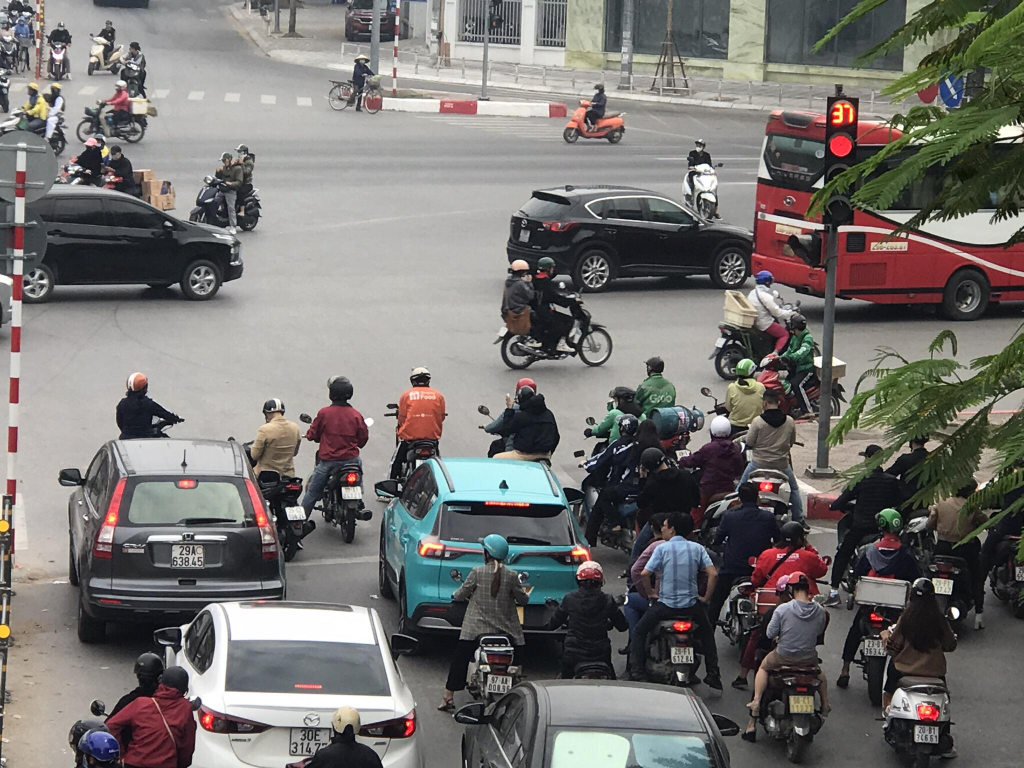
#> input picture Traffic-Light-Detection-And-Color-Recognition-master/test_images/img_1.jpg, 2048 x 1536 px (shown at 1/2 size)
$ python -i main.py   (imports and definitions only)
#> lines starting #> are read from the running program, lines starting #| are printed output that depends on the picture; after the words box and inside, x2 and y2 are one past the last pixel; in counts of white or black regions, pixels touching at a corner belong together

##### Author - Nilesh Chopda

##### Project - Traffic Light Detection and Color Recognition using Tensorflow Object Detection API


### Import Important Libraries

import numpy as np
import os
import six.moves.urllib as urllib
import tarfile
import tensorflow as tf
from matplotlib import pyplot as plt
from PIL import Image
from os import path
from utils import label_map_util
from utils import visualization_utils as vis_util
import time
import cv2


### Function To Detect Red and Yellow Color
# Here,we are detecting only Red and Yellow colors for the traffic lights as we need to stop the car when it detects these colors.

def detect_red_and_yellow(img, Threshold=0.01):
    """
    detect red and yellow
    :param img:
    :param Threshold:
    :return:
    """
#> called with Threshold = 0.01

    desired_dim = (30, 90)  # width, height
    img = cv2.resize(np.array(img), desired_dim, interpolation=cv2.INTER_LINEAR)
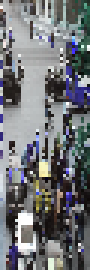
#> img: shape (90, 30, 3) (shown 3 times larger); mean of channels 0, 1, 2 119.2, 115.8, 113.7; drawn as B, G, R
    img_hsv = cv2.cvtColor(img, cv2.COLOR_RGB2HSV)
#> img_hsv: shape (90, 30, 3); mean H, S, V 67.2, 37.6, 123.8

    # lower mask (0-10)
    lower_red = np.array([0, 70, 50])
    upper_red = np.array([10, 255, 255])
    mask0 = cv2.inRange(img_hsv, lower_red, upper_red)
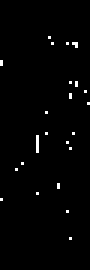
#> mask0: shape (90, 30) (shown 3 times larger); 1.3% white in thin lines or dots, all inside (x1, y1, x2, y2) = (0, 12, 30, 80)

    # upper mask (170-180)
    lower_red1 = np.array([170, 70, 50])
    upper_red1 = np.array([180, 255, 255])
    mask1 = cv2.inRange(img_hsv, lower_red1, upper_red1)
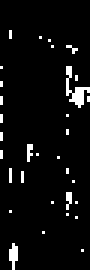
#> mask1: shape (90, 30) (shown 3 times larger); 4.8% white in thin lines or dots, all inside (x1, y1, x2, y2) = (0, 10, 30, 90)

    # defining the Range of yellow color
    lower_yellow = np.array([21, 39, 64])
    upper_yellow = np.array([40, 255, 255])
    mask2 = cv2.inRange(img_hsv, lower_yellow, upper_yellow)
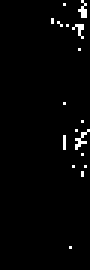
#> mask2: shape (90, 30) (shown 3 times larger); 1.9% white in thin lines or dots, all inside (x1, y1, x2, y2) = (17, 0, 30, 83)

    # red pixels' mask
    mask = mask0 + mask1 + mask2
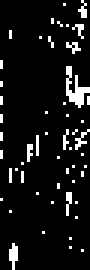
#> mask: shape (90, 30) (shown 3 times larger); 8% white in thin lines or dots

    # Compare the percentage of red values
    rate = np.count_nonzero(mask) / (desired_dim[0] * desired_dim[1])
#> rate = 0.08

    if rate > Threshold:
        return True
    else:
        return False


### Loading Image Into Numpy Array

# [215 lines left out: functions load_image_into_numpy_array, read_traffic_lights_object, plot_origin_image, detect_traffic_lights, not called in this run]


### Let's detect Traffic lights in test_images directory

# [12 lines not run here, left out]
    #print(commands)  # commands to print action type, for 'Go' this will return True and for 'Stop' this will return False

>>> import cv2
>>> picture = cv2.cvtColor(cv2.imread('test_images/img_1.jpg'), cv2.COLOR_BGR2RGB)
>>> result = detect_red_and_yellow(picture)
#> result = True

$ run again, on Traffic-Light-Detection-And-Color-Recognition-master/test_images/img_11.jpg
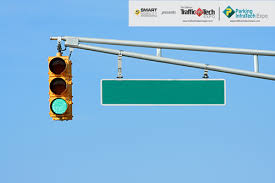
#> input picture Traffic-Light-Detection-And-Color-Recognition-master/test_images/img_11.jpg, 275 x 183 px
#> img_hsv: shape (90, 30, 3); mean H, S, V 97.9, 112.9, 222.4
#> in detect_red_and_yellow, `mask0 = cv2.inRange(img_hsv, lower_red, upper_red)`:
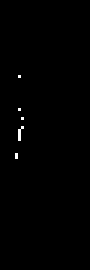
#> mask0: shape (90, 30) (shown 3 times larger); 0.37% white in thin lines or dots, all inside (x1, y1, x2, y2) = (5, 25, 8, 53)
#> mask1: shape (90, 30); 0.07% white in thin lines or dots, all inside (x1, y1, x2, y2) = (21, 5, 22, 7)
#> mask2: shape (90, 30); 0.59% white in thin lines or dots, all inside (x1, y1, x2, y2) = (5, 23, 18, 59)
#> in detect_red_and_yellow, `mask = mask0 + mask1 + mask2`:
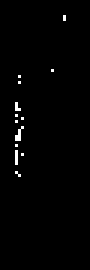
#> mask: shape (90, 30) (shown 3 times larger); 1% white in thin lines or dots, all inside (x1, y1, x2, y2) = (5, 5, 22, 59)
#> rate = 0.0104
#> result = True

$ run again, on Traffic-Light-Detection-And-Color-Recognition-master/test_images/img_111.jpg
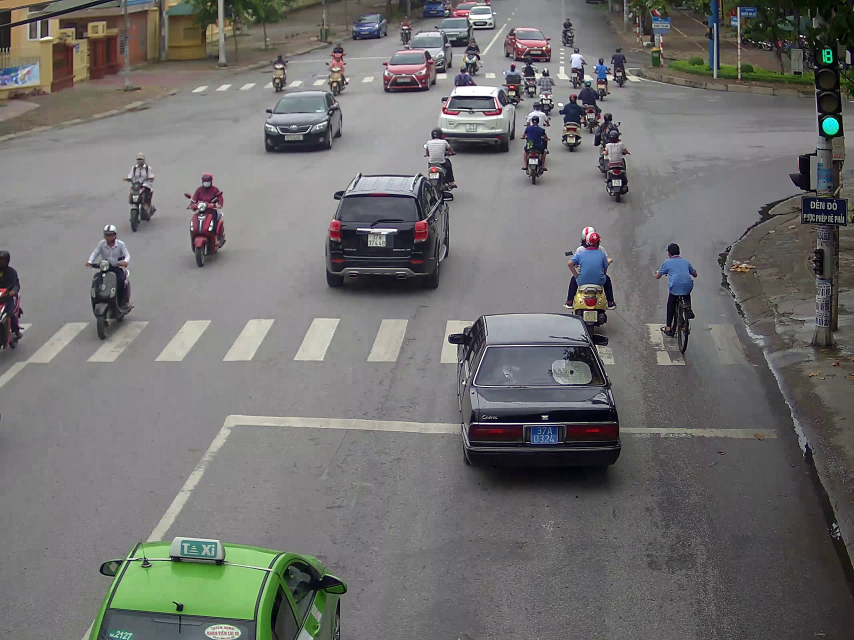
#> input picture Traffic-Light-Detection-And-Color-Recognition-master/test_images/img_111.jpg, 2560 x 1920 px (shown at 1/3 size)
#> img_hsv: shape (90, 30, 3); mean H, S, V 90.6, 26.4, 116.7
#> in detect_red_and_yellow, `mask0 = cv2.inRange(img_hsv, lower_red, upper_red)`:
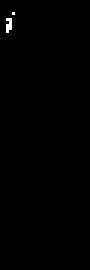
#> mask0: shape (90, 30) (shown 3 times larger); 0.33% white in thin lines or dots, all inside (x1, y1, x2, y2) = (2, 4, 5, 11)
#> mask1: shape (90, 30); 0.41% white in thin lines or dots, all inside (x1, y1, x2, y2) = (2, 6, 22, 61)
#> mask2: shape (90, 30); 2.4% white in thin lines or dots, all inside (x1, y1, x2, y2) = (0, 0, 30, 69)
#> in detect_red_and_yellow, `mask = mask0 + mask1 + mask2`:
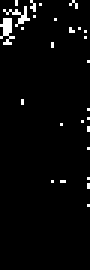
#> mask: shape (90, 30) (shown 3 times larger); 3.1% white in thin lines or dots, all inside (x1, y1, x2, y2) = (0, 0, 30, 69)
#> rate = 0.0311
#> result = True
